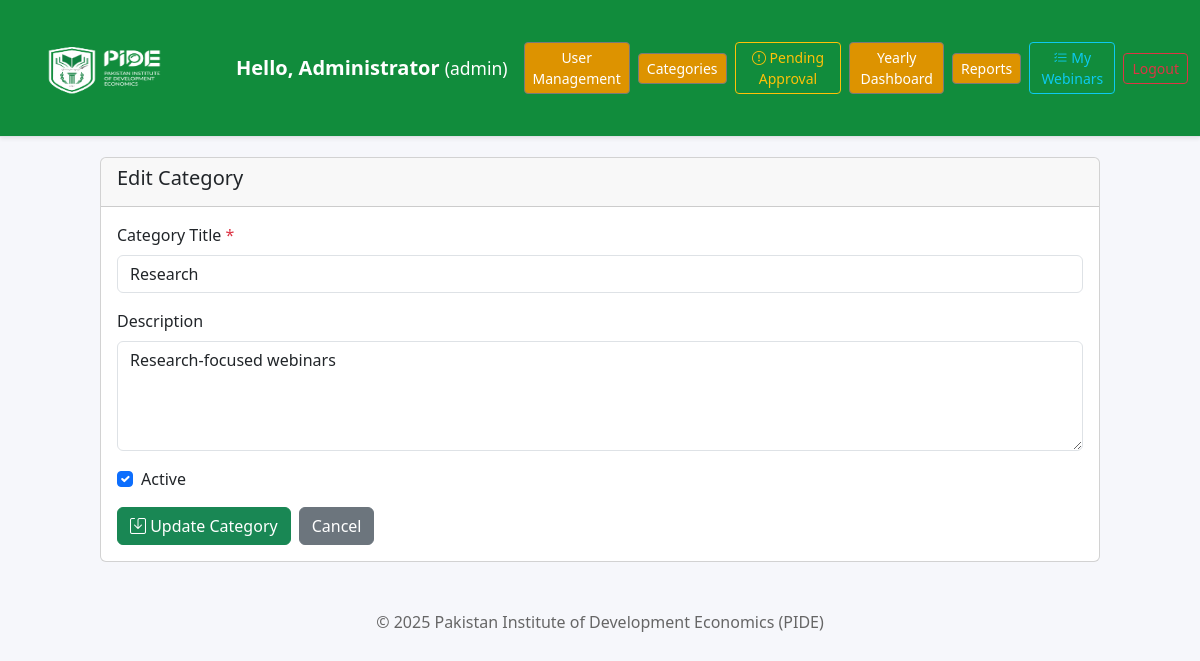
The page /admin/categories.php?action=edit&id=2 (signed in) on the database its author committed.
### tables this page shows
CREATE TABLE `categories` (
  `id` int(11) NOT NULL,
  `title` varchar(255) NOT NULL,
  `description` text,
  `is_active` tinyint(1) NOT NULL DEFAULT 1,
  `created_by` int(11) NOT NULL,
  `created_on` timestamp NOT NULL DEFAULT current_timestamp(),
  `modified_by` int(11),
  `modified_on` timestamp NULL ON UPDATE current_timestamp()
);

### admin/categories.php (the view, shortened to what this page needs)
<?php
require_once __DIR__ . '/../includes/db.php';
$action = $_GET['action'] ?? 'list';
$category = null;
if ($action === 'edit') {
    $id = (int)($_GET['id'] ?? 0);
    $stmt = $pdo->prepare('SELECT * FROM categories WHERE id=?');
    $stmt->execute([$id]);
    $category = $stmt->fetch();
}
$categories = [];
?>
<!doctype html>
<html lang="en">
<head>
  <link href="https://cdn.jsdelivr.net/npm/bootstrap@5.3.3/dist/css/bootstrap.min.css" rel="stylesheet">
  <link href="https://cdn.jsdelivr.net/npm/bootstrap-icons@1.11.3/font/bootstrap-icons.css" rel="stylesheet">
  <link href="../assets/css/PIDETheme.css" rel="stylesheet">
  <link href="../assets/css/styles.css" rel="stylesheet">
</head>
<body>
<?php include __DIR__ . '/../public/navbar.php'; ?>
<div class="cat-shell">
  <?php if ($action === 'list'): ?>
    <div class="d-flex justify-content-between align-items-center mb-4">
      <h4><i class="bi bi-list"></i> Categories Management</h4>
      <a href="categories.php?action=add" class="btn btn-success"><i class="bi bi-plus-circle"></i> Add Category</a>
    </div>
    <div class="table-responsive">
      <table class="table table-hover">
        <thead class="table-light">
          <tr>
            <th>Title</th>
            <th>Description</th>
            <th>Status</th>
            <th>Created By</th>
            <th>Created On</th>
            <th>Actions</th>
          </tr>
        </thead>
        <tbody>
          <?php if (empty($categories)): ?>
            <tr>
              <td colspan="6" class="text-center text-muted">No categories found.</td>
            </tr>
          <?php else: ?>
            <?php foreach ($categories as $cat): ?>
              <tr>
                <td><?= htmlspecialchars($cat['title']) ?></td>
                <td><?= htmlspecialchars(substr($cat['description'] ?? '', 0, 50)) ?><?= strlen($cat['description'] ?? '') > 50 ? '...' : '' ?></td>
                <td>
                  <span class="badge <?= $cat['is_active'] ? 'bg-success' : 'bg-secondary' ?>">
                    <?= $cat['is_active'] ? 'Active' : 'Inactive' ?>
                  </span>
                </td>
                <td><?= htmlspecialchars($cat['created_by']) ?></td>
                <td><?= date('M d, Y', strtotime($cat['created_on'])) ?></td>
                <td>
                  <a href="categories.php?action=edit&id=<?= $cat['id'] ?>" class="btn btn-primary action-btn"><i class="bi bi-pencil"></i> Edit</a>
                  <button class="btn btn-danger action-btn" onclick="confirmDelete(<?= $cat['id'] ?>)"><i class="bi bi-trash"></i> Delete</button>
                </td>
              </tr>
            <?php endforeach; ?>
          <?php endif; ?>
        </tbody>
      </table>
    </div>
  <?php elseif ($action === 'add' || $action === 'edit'): ?>
    <div class="card">
      <div class="card-header">
        <h5><?= $action === 'add' ? 'Add New Category' : 'Edit Category' ?></h5>
      </div>
      <div class="card-body">
        <form method="POST">
          <div class="mb-3">
            <label class="form-label">Category Title <span class="text-danger">*</span></label>
            <input type="text" class="form-control" name="title" value="<?= htmlspecialchars($category['title'] ?? '') ?>" placeholder="Enter category title" required>
          </div>
          <div class="mb-3">
            <label class="form-label">Description</label>
            <textarea class="form-control" name="description" rows="4" placeholder="Enter category description"><?= htmlspecialchars($category['description'] ?? '') ?></textarea>
          </div>
          <div class="mb-3 form-check">
            <input type="checkbox" class="form-check-input" name="is_active" id="is_active" <?= (isset($category) && $category['is_active']) || !isset($category) ? 'checked' : '' ?>>
            <label class="form-check-label" for="is_active">Active</label>
          </div>
          <div class="d-flex gap-2">
            <button type="submit" class="btn btn-success"><i class="bi bi-save"></i> <?= $action === 'add' ? 'Add' : 'Update' ?> Category</button>
            <a href="categories.php" class="btn btn-secondary">Cancel</a>
          </div>
        </form>
      </div>
    </div>
  <?php endif; ?>
  <div class="footer-text mt-5">
    © <?= date('Y') ?> Pakistan Institute of Development Economics (PIDE)
  </div>
</div>
</body>
</html>

### assets/css/PIDETheme.css (style rules this page uses)
:root { --pide-green: #118C3C; --pide-green-dark: #0D6E30; --pide-gold: #DD9300; --pide-gold-event: #e2ffde; --pide-bg: #f5f5f5; --pide-ink: #222222; --pide-gray-btn:#7a7a7a; --pide-black: #000000; --pide-weekly-header: #D4D7D5; }
body { background: var(--pide-bg); font-family: "Segoe UI", Tahoma, Geneva, Verdana, sans-serif; color: var(--pide-ink); }
.footer-text { text-align: center; color: #666; margin: 18px 0; }

### assets/css/styles.css (style rules this page uses)
body { background: #f6f7fb; }

### admin/categories.php (style rules this page uses)
.cat-shell { max-width: 1000px; margin: 20px auto; }

### rows shown on the page
categories: title "Research", description "Research-focused webinars", is_active "☑"

### other values the page prints
$user['name'] "Administrator"
$user['role'] "admin"
